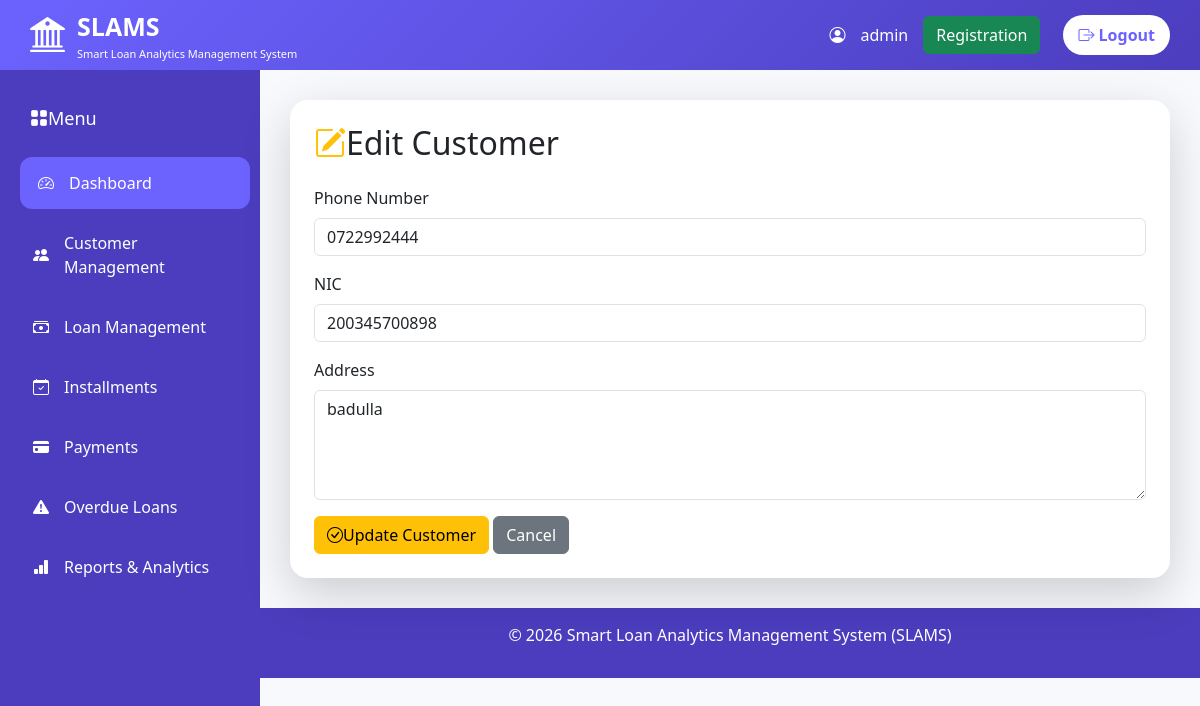
Page /customers/edit_customer.php?id=10 (signed in) on the committed database.
### tables this page shows
CREATE TABLE `customers` (
  `id` int(11) NOT NULL,
  `user_id` int(11) DEFAULT NULL,
  `phone` varchar(20) DEFAULT NULL,
  `address` text DEFAULT NULL,
  `nic` varchar(20) DEFAULT NULL
);

### customers/edit_customer.php (the view, shortened to what this page needs)
<?php
include "../config/auth.php";
$id = intval($_GET['id']);
$sql = "SELECT * FROM customers WHERE id=?";
$stmt = $conn->prepare($sql);
$stmt->bind_param("i",$id);
$stmt->execute();
$result = $stmt->get_result();
$row = $result->fetch_assoc();
include "../includes/header.php";
include "../includes/navbar.php";
include "../includes/sidebar.php";
?>
<div class="content">
<div class="card shadow-lg border-0 p-4">
<h2 class="mb-4"><i class="bi bi-pencil-square text-warning"></i>Edit Customer</h2>
<form method="POST">
<div class="mb-3">
<label class="form-label">Phone Number</label>
<input type="text" name="phone" class="form-control" value="<?= htmlspecialchars($row['phone']) ?>" required>
</div>
<div class="mb-3">
<label class="form-label">NIC</label>
<input type="text" name="nic" class="form-control" value="<?= htmlspecialchars($row['nic']) ?>" required>
</div>
<div class="mb-3">
<label class="form-label">Address</label>
<textarea name="address" class="form-control" rows="4" required><?= htmlspecialchars($row['address']) ?></textarea>
</div>
<button class="btn btn-warning" name="update"><i class="bi bi-check-circle"></i>Update Customer</button>
<a href="customer_list.php" class="btn btn-secondary">Cancel</a>
</form>
</div>
</div>
<?php
include "../includes/footer.php";
?>

### assets/css/style.css (style rules this page uses)
* { box-sizing:border-box; }
body { margin:0; font-family:Arial, sans-serif sans-serif; background:#f5f3ff; }
* { margin:0; padding:0; box-sizing:border-box; }
body { background:#F8F9FC; font-family:'Segoe UI',sans-serif; }
.content { margin-left:260px; padding:100px 30px 30px; }
.card { border:none; border-radius:18px; box-shadow:0 10px 25px rgba(0,0,0,0.08); }

### rows in the picture
customers: phone "0722992444", nic "200345700898", address "badulla"

### other values in the picture
$_SESSION['name'] "admin"
